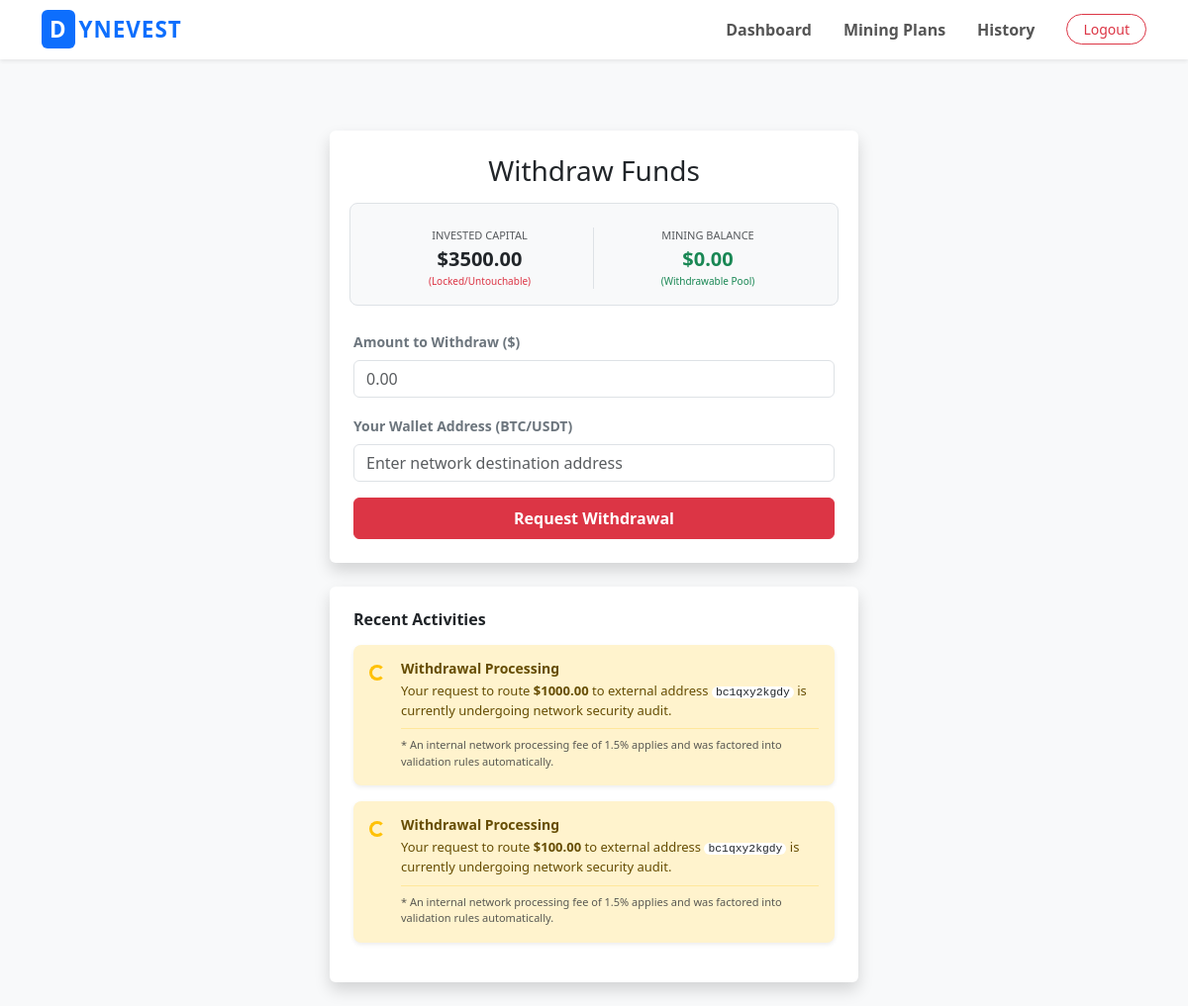
The page /withdraw/ (signed in) on the database its author committed.
### core/models.py (models this page shows, shortened)
class Profile(models.Model):
    user = models.OneToOneField(User, on_delete=models.CASCADE)
    balance = models.DecimalField(max_digits=12, decimal_places=2, default=0.00) # Deposited/Locked Capital
    total_profit = models.DecimalField(max_digits=12, decimal_places=2, default=0.00) # All-time historical profit
    mining_balance = models.DecimalField(max_digits=12, decimal_places=2, default=0.00)
    mining_rate = models.DecimalField(max_digits=7, decimal_places=4, default=0.0100)

class Withdrawal(models.Model):
    STATUS_CHOICES = [('Pending', 'Pending'), ('Completed', 'Completed'), ('Declined', 'Declined')]
    user = models.ForeignKey(User, on_delete=models.CASCADE)
    amount = models.DecimalField(max_digits=12, decimal_places=2)
    wallet_address = models.CharField(max_length=255)
    status = models.CharField(max_length=10, choices=STATUS_CHOICES, default='Pending')
    created_at = models.DateTimeField(auto_now_add=True)

### core/views.py (the view, shortened to what this page needs)
# urls.py: path('withdraw/', views.withdraw_funds_view, name='withdraw_funds'),
@login_required
def withdraw_funds_view(request):
    profile = request.user.profile
    user_withdrawals = Withdrawal.objects.filter(user=request.user).order_by('-created_at')
    return render(request, 'core/withdraw.html', {
        'profile': profile,
        'transactions': user_withdrawals
    })

### core/templates/core/withdraw.html (shortened to what this page needs)
{% extends 'core/base.html' %}
{% block content %}
<div class="container mt-5">
    <div class="row justify-content-center">
        <div class="col-md-6">
            <div class="card shadow border-0 mb-4">
                <div class="card-body p-4">
                    <h3 class="text-center mb-4">Withdraw Funds</h3>
                    <div class="row g-2 text-center mb-4 bg-light p-3 rounded-3 border">
                        <div class="col-6 border-end">
                            <small class="text-muted d-block uppercase tracking-wider font-weight-bold" style="font-size: 11px;">INVESTED CAPITAL</small>
                            <span class="fw-bold text-dark fs-5">${{ profile.balance }}</span>
                            <span class="d-block text-danger font-weight-light" style="font-size: 10px;">(Locked/Untouchable)</span>
                        </div>
                        <div class="col-6">
                            <small class="text-muted d-block uppercase tracking-wider font-weight-bold" style="font-size: 11px;">MINING BALANCE</small>
                            <span class="fw-bold text-success fs-5">${{ profile.mining_balance }}</span>
                            <span class="d-block text-success font-weight-light" style="font-size: 10px;">(Withdrawable Pool)</span>
                        </div>
                    </div>
                    <form method="POST">
                        <div class="mb-3">
                            <label class="form-label small fw-bold text-secondary">Amount to Withdraw ($)</label>
                            <input type="number" name="amount" class="form-control" min="10" step="0.01" placeholder="0.00" required>
                        </div>
                        <div class="mb-3">
                            <label class="form-label small fw-bold text-secondary">Your Wallet Address (BTC/USDT)</label>
                            <input type="text" name="wallet_address" class="form-control" placeholder="Enter network destination address" required>
                        </div>
                        <button type="submit" class="btn btn-danger w-100 py-2 fw-bold">Request Withdrawal</button>
                    </form>
                </div>
            </div>
            <div class="card shadow border-0">
                <div class="card-body p-4">
                    <h5 class="card-title mb-3 fw-bold text-dark" style="font-size: 16px;">Recent Activities</h5>
                    {% for tx in transactions %}
                        {% if tx.status == 'Pending' %}
                            <div class="alert alert-warning d-flex align-items-start border-0 shadow-sm p-3 mb-3 rounded-3" role="alert">
                                <div class="spinner-border spinner-border-sm text-warning mt-1 me-3 flex-shrink-0" role="status">
                                </div>
                                <div>
                                    <h6 class="alert-heading fw-bold mb-1" style="color: #664d03; font-size: 14px;">Withdrawal Processing</h6>
                                    <p class="mb-1 small" style="color: #664d03; font-size: 13px;">
                                        Your request to route <strong>${{ tx.amount }}</strong> to external address <code class="bg-white px-1 py-0.5 rounded text-dark font-monospace small">{{ tx.wallet_address }}</code> is currently undergoing network security audit.
                                    </p>
                                    <hr class="my-2 border-warning opacity-25">
                                    <p class="mb-0 text-muted" style="font-size: 11px;">
                                        * An internal network processing fee of 1.5% applies and was factored into validation rules automatically.
                                    </p>
                                </div>
                            </div>
                        {% endif %}
                    {% empty %}
                        <p class="text-muted text-center py-3 my-0 small">No recent transaction requests on record.</p>
                    {% endfor %}
                </div>
            </div>
        </div>
    </div>
</div>
{% endblock %}

### core/templates/core/base.html (style rules this page uses)
body { background-color: #f8f9fa; }

### rows shown on the page
Profile: balance "3500.00", mining_balance "0.00"
Withdrawal: amount "1000.00", wallet_address "bc1qxy2kgdy"
Withdrawal: amount "100.00", wallet_address "bc1qxy2kgdy"
